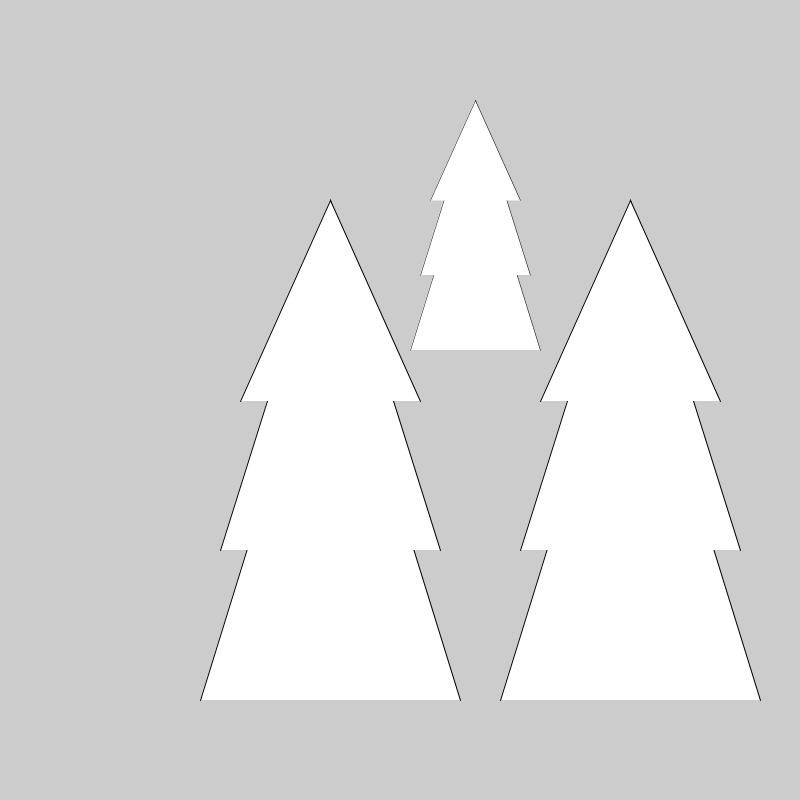
Frame 1 (no input)
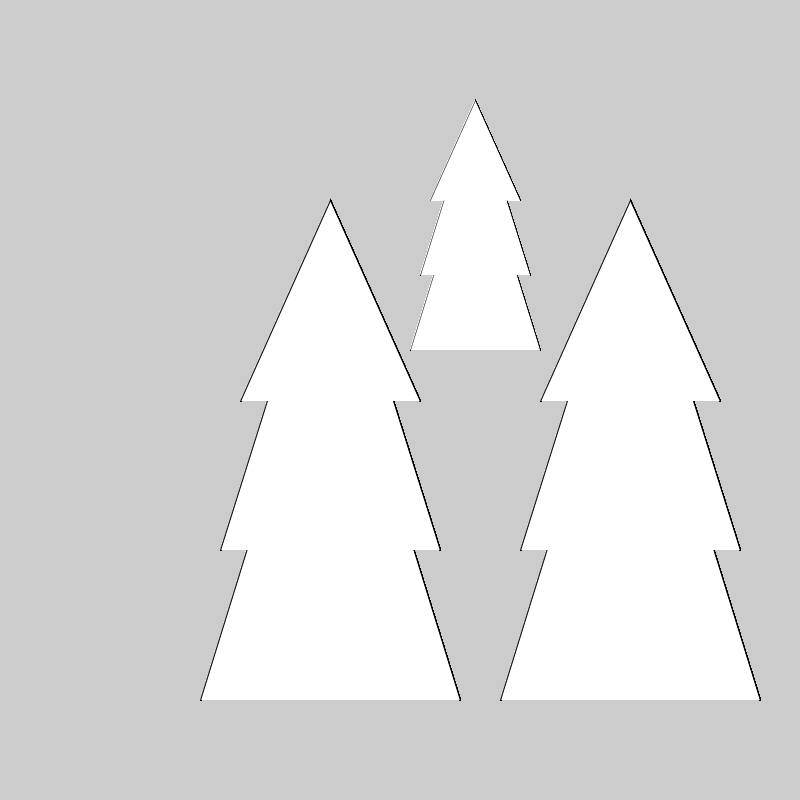
Frame 60 (the mouse pressed at the canvas centre just before this capture)
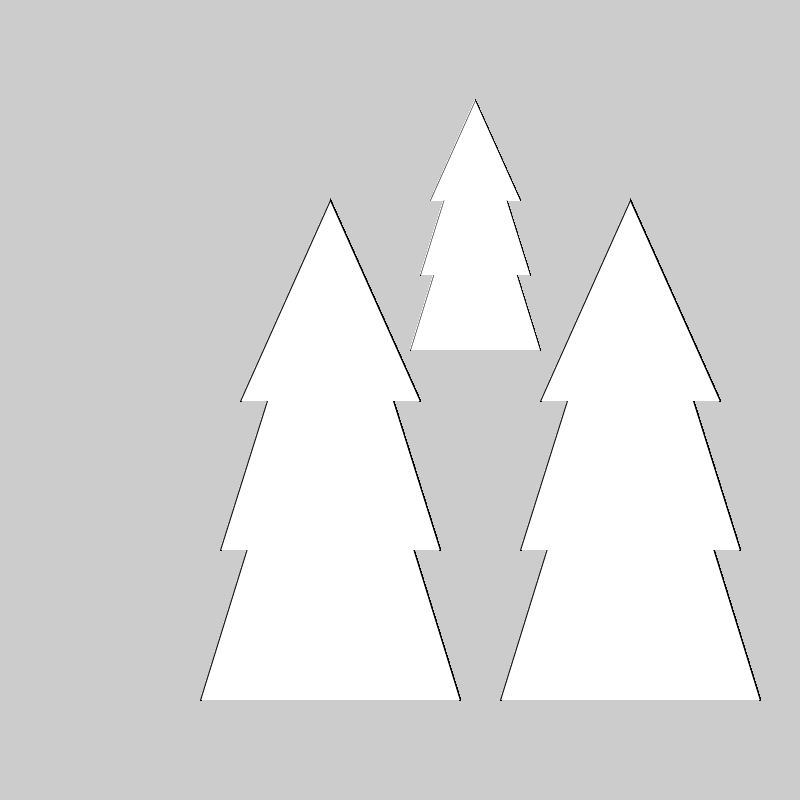
Frame 120 (the mouse held since frame 60 and released just before this capture)

The Processing sketch that drew these frames (run headless with seeded random() and noise(); from frame 60 on, the mouse is pressed at the canvas centre):

// Processing sketch: functions_excercise
// ── functions_excercise.pde
void setup () {
  size (800, 800);
}

void draw () {

  christmastree ();
  
  translate (-300,0);
  christmastree ();

  scale (0.5);
  translate (920,0);
  christmastree (); 
  
}

void christmastree () {
  push ();
beginShape();
vertex (500, 700);
vertex (630, 280);
vertex (760, 700);
endShape ();
pop();

push ();
beginShape();

vertex (520, 550);
vertex (630, 200);
vertex (740, 550);
endShape ();
pop();


push ();
beginShape();
vertex (540, 401);
vertex (630, 200);
vertex (720, 401);
endShape ();
pop();




}
